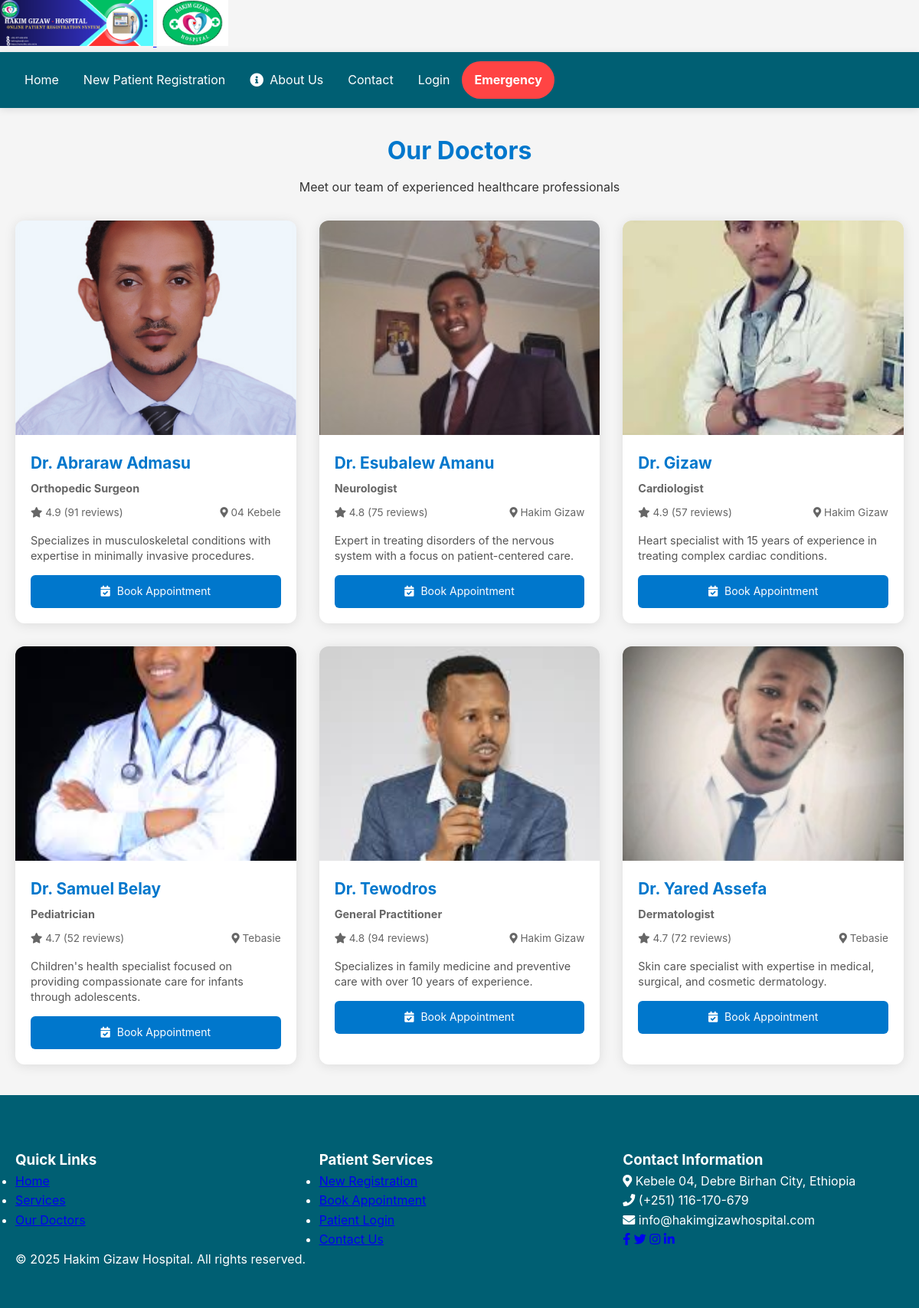
The app's page /doctors.php with its own data.
### tables this page shows
CREATE TABLE IF NOT EXISTS doctors (
    id INT AUTO_INCREMENT PRIMARY KEY,
    name VARCHAR(100) NOT NULL,
    specialty VARCHAR(100) NOT NULL,
    bio TEXT,
    location VARCHAR(100),
    language VARCHAR(100),
    rating DECIMAL(3,1),
    image VARCHAR(255),
    created_at TIMESTAMP DEFAULT CURRENT_TIMESTAMP
);

### doctors.php (the view, shortened to what this page needs)
<?php
require_once 'config.php';
$doctors = $pdo->query("SELECT * FROM doctors ORDER BY name")->fetchAll();
?>
<!DOCTYPE html>
<html lang="en">
<head>
    <link rel="stylesheet" href="styles.css">
    <link rel="stylesheet" href="https://cdnjs.cloudflare.com/ajax/libs/font-awesome/5.15.3/css/all.min.css">
</head>
<body>
    <div class="logo">
        <a href="index.html">
            <img src="immage/pbanner.png" height="40px" alt="Healthcare Center Logo" width="300">
            <img src="immage/H G LOGO.png" hspace="50px" height="40px" alt="Healthcare Center Logo" width="300">
        </a>
    </div>
    <nav>
        <div class="nav-container">
            <ul class="nav-links">
                <li><a href="home.php">Home</a></li>
                <li><a href="register.php">New Patient Registration</a></li>
                <li class="dropdown">
                    <a href="#"><i class="fas fa-info-circle"></i> About Us</a>
                </li>
                <li><a href="contact.php">Contact</a></li>
                <?php if(isset($_SESSION['user_id'])): ?>
                    <?php if($_SESSION['is_doctor'] ?? false): ?>
                        <li><a href="doctor-video.php"><i class="fas fa-video"></i> Video Console</a></li>
                    <?php endif; ?>
                    <li><a href="call-history.php"><i class="fas fa-history"></i> Call History</a></li>
                    <li><a href="logout.php">Logout (<?php echo htmlspecialchars($_SESSION['username']); ?>)</a></li>
                <?php else: ?>
                    <li><a href="login.php">Login</a></li>
                <?php endif; ?>
                <li><a href="emergency.php" class="btn-emergency">Emergency</a></li>
            </ul>
        </div>
    </nav>
    <div class="container">
        <div class="page-header">
            <h1>Our Doctors</h1>
            <p>Meet our team of experienced healthcare professionals</p>
        </div>
        <div class="doctor-grid">
            <?php foreach($doctors as $doctor): ?>
            <div class="doctor-card">
                <div class="doctor-image" style="background-image: url('<?php echo htmlspecialchars($doctor['image']); ?>');"></div>
                <div class="doctor-info">
                    <div class="doctor-name"><?php echo htmlspecialchars($doctor['name']); ?></div>
                    <div class="doctor-specialty"><?php echo htmlspecialchars($doctor['specialty']); ?></div>
                    <div class="doctor-meta">
                        <span><i class="fas fa-star"></i> <?php echo $doctor['rating']; ?> (<?php echo rand(50, 200); ?> reviews)</span>
                        <span><i class="fas fa-map-marker-alt"></i> <?php echo htmlspecialchars($doctor['location']); ?></span>
                    </div>
                    <div class="doctor-bio"><?php echo htmlspecialchars($doctor['bio']); ?></div>
                    <div class="doctor-actions">
                        <a href="appointment.php?doctor_id=<?php echo $doctor['id']; ?>" class="btn-appointment">
                            <i class="fas fa-calendar-check"></i> Book Appointment
                        </a>
                    </div>
                </div>
            </div>
            <?php endforeach; ?>
        </div>
    </div>
    <footer>
        <div class="container">
            <div class="footer-container">
                <div class="footer-col">
                    <h3>Quick Links</h3>
                    <ul>
                        <li><a href="home.php">Home</a></li>
                        <li><a href="service.php">Services</a></li>
                        <li><a href="doctors.php">Our Doctors</a></li>
                    </ul>
                </div>
                <div class="footer-col">
                    <h3>Patient Services</h3>
                    <ul>
                        <li><a href="register.php">New Registration</a></li>
                        <li><a href="appointment.php">Book Appointment</a></li>
                        <li><a href="login.php">Patient Login</a></li>
                        <li><a href="contact.php">Contact Us</a></li>
                    </ul>
                </div>
                <div class="footer-col">
                    <h3>Contact Information</h3>
                    <p><i class="fas fa-map-marker-alt"></i> Kebele 04, Debre Birhan City, Ethiopia</p>
                    <p><i class="fas fa-phone"></i> (+251) 116-170-679</p>
                    <p><i class="fas fa-envelope"></i> info@hakimgizawhospital.com</p>
                    <div class="social-links">
                        <a href="#"><i class="fab fa-facebook-f"></i></a>
                        <a href="#"><i class="fab fa-twitter"></i></a>
                        <a href="#"><i class="fab fa-instagram"></i></a>
                        <a href="#"><i class="fab fa-linkedin-in"></i></a>
                    </div>
                </div>
            </div>
            <div class="copyright">
                <p>&copy; 2025 Hakim Gizaw Hospital. All rights reserved.</p>
            </div>
        </div>
    </footer>
</body>
</html>

### styles.css (style rules this page uses)
:root { --primary-color: #005f73; --secondary-color: #0a9396; --accent-color: #ee9b00; --light-color: #f5f5f5; --dark-color: #333333; --white: #ffffff; --warning-color: #ffcc00; --success: #4cc9f0; --error: #f72585; --primary-dark: #3a56d4; --secondary: #2b2d42; --light-gray: #f8f9fa; --medium-gray: #e9ecef; --dark-gray: #6c757d; --mobile-padding: 16px; --mobile-font-size: 16px; --border-radius: 8px; }
* { margin: 0; padding: 0; box-sizing: border-box; -webkit-tap-highlight-color: transparent; }
body { font-family: -apple-system, BlinkMacSystemFont, 'Segoe UI', Roboto, 'Helvetica Neue', Arial, sans-serif; line-height: 1.6; color: var(--dark-color); background-color: var(--light-color); overflow-x: hidden; font-size: var(--mobile-font-size); }
.container { width: 100%; max-width: 1200px; margin: 0 auto; padding: 0 var(--mobile-padding); }
nav { background-color: var(--primary-color); padding: 12px 0; position: sticky; top: 0; z-index: 1000; box-shadow: 0 2px 10px rgba(0, 0, 0, 0.1); }
.nav-container { display: flex; justify-content: space-between; align-items: center; flex-wrap: wrap; padding: 0 var(--mobile-padding); }
.nav-links { display: flex; list-style: none; margin: 0; padding: 0; flex-wrap: wrap; }
.nav-links li { position: relative; margin: 0; }
.nav-links a { color: var(--white); text-decoration: none; font-size: 16px; padding: 12px 16px; display: flex; align-items: center; gap: 8px; transition: background 0.3s; white-space: nowrap; }
.nav-links a i { font-size: 18px; }
.btn-emergency { background-color: #ff4444; color: white; padding: 8px 16px; border-radius: 25px; text-decoration: none; font-weight: bold; display: inline-flex; align-items: center; gap: 8px; animation: pulse 1.5s infinite; }
.doctor-grid, .services-grid, .facilities-grid { display: grid; grid-template-columns: repeat(auto-fill, minmax(300px, 1fr)); gap: 20px; }
.doctor-card, .service-card, .facility-card, .mv-card { background: white; border-radius: 12px; overflow: hidden; box-shadow: 0 2px 10px rgba(0,0,0,0.1); transition: transform 0.3s; }
footer { background-color: var(--primary-color); color: var(--white); padding: 40px 0 20px; margin-top: 40px; }
.footer-container { display: grid; grid-template-columns: repeat(auto-fit, minmax(250px, 1fr)); gap: 30px; }
button, .btn, .doctor-card, .time-slot { cursor: pointer; transition: all 0.3s; }
img, video { max-width: 100%; height: auto; }
.logo img { max-height: 60px; width: auto; }
html { scroll-behavior: smooth; }

### doctors.php (style rules this page uses)
.container { max-width: 1200px; margin: 30px auto; padding: 0 20px; }
.page-header { text-align: center; margin-bottom: 30px; }
.page-header h1 { color: #0077cc; margin-bottom: 10px; }
.doctor-grid { display: grid; grid-template-columns: repeat(auto-fill, minmax(320px, 1fr)); gap: 30px; margin-top: 30px; }
.doctor-card { background: white; border-radius: 12px; box-shadow: 0 2px 15px rgba(0, 0, 0, 0.1); overflow: hidden; transition: transform 0.3s; }
.doctor-image { height: 280px; background-color: #eee; background-size: cover; background-position: center; }
.doctor-info { padding: 20px; }
.doctor-name { font-size: 1.3em; font-weight: bold; color: #0077cc; margin-bottom: 5px; }
.doctor-specialty { color: #666; font-size: 0.9em; margin-bottom: 10px; font-weight: bold; }
.doctor-bio { color: #555; margin-bottom: 15px; font-size: 0.9em; line-height: 1.4; }
.doctor-meta { display: flex; justify-content: space-between; color: #666; font-size: 0.85em; margin-bottom: 15px; }
.doctor-actions { display: flex; gap: 10px; margin-top: 15px; }
.btn-appointment { flex: 1; display: inline-block; padding: 10px; background-color: #0077cc; color: white; text-decoration: none; border-radius: 6px; text-align: center; font-size: 14px; transition: background 0.3s; }
.btn-video i, .btn-appointment i { margin-right: 5px; }

### records on screen
doctors: image (picture), name "Dr. Abraraw Admasu", specialty "Orthopedic Surgeon", rating "4.9", location "04 Kebele", bio "Specializes in musculoskeletal conditions with expertise in minimally invasive procedures."
doctors: image (picture), name "Dr. Esubalew Amanu", specialty "Neurologist", rating "4.8", location "Hakim Gizaw", bio "Expert in treating disorders of the nervous system with a focus on patient-centered care."
doctors: image (picture), name "Dr. Gizaw", specialty "Cardiologist", rating "4.9", location "Hakim Gizaw", bio "Heart specialist with 15 years of experience in treating complex cardiac conditions."
doctors: image (picture), name "Dr. Samuel Belay", specialty "Pediatrician", rating "4.7", location "Tebasie", bio "Children's health specialist focused on providing compassionate care for infants through adolescents."
doctors: image (picture), name "Dr. Tewodros", specialty "General Practitioner", rating "4.8", location "Hakim Gizaw", bio "Specializes in family medicine and preventive care with over 10 years of experience."
doctors: image (picture), name "Dr. Yared Assefa", specialty "Dermatologist", rating "4.7", location "Tebasie", bio "Skin care specialist with expertise in medical, surgical, and cosmetic dermatology."
